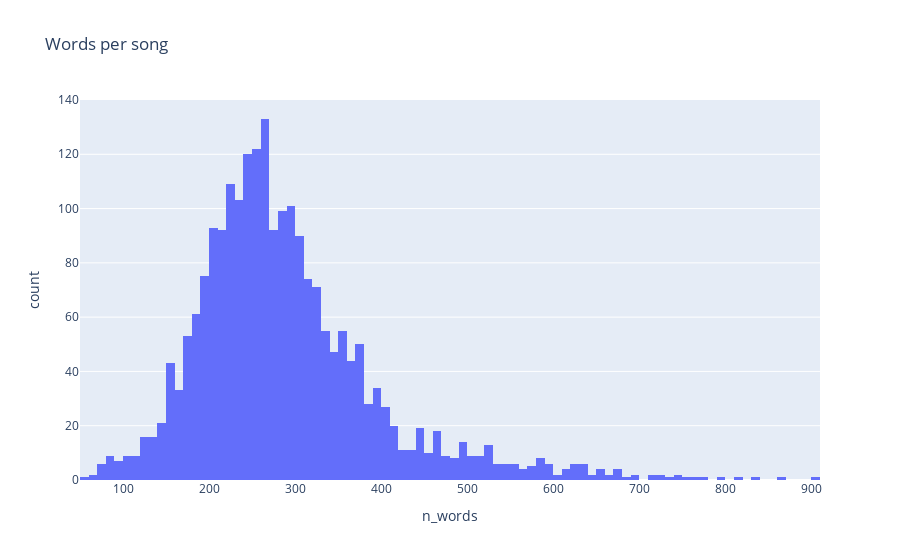

This figure's notebook cell:
### Code cell
# distribution words per song
fig = px.histogram(song_df, x='n_words', title='Words per song')
fig.show()

### Figure 1 — Plotly figure (JSON) as saved in the notebook; plotly's stock layout.template omitted (floating-point values rounded to 4 significant figures; data arrays with more than 128 entries replaced by an {"elided": "..."} marker saying what was removed)
{"data": [{"alignmentgroup": "True", "bingroup": "x", "hovertemplate": "n_words=%{x}<br>count=%{y}<extra></extra>", "legendgroup": "", "marker": {"color": "#636efa", "pattern": {"shape": ""}}, "name": "", "offsetgroup": "", "orientation": "v", "showlegend": false, "type": "histogram", "x": {"elided": "2240 int values"}, "xaxis": "x", "yaxis": "y"}], "layout": {"barmode": "relative", "legend": {"tracegroupgap": 0}, "title": {"text": "Words per song"}, "xaxis": {"anchor": "y", "domain": [0, 1], "title": {"text": "n_words"}}, "yaxis": {"anchor": "x", "domain": [0, 1], "title": {"text": "count"}}}}
